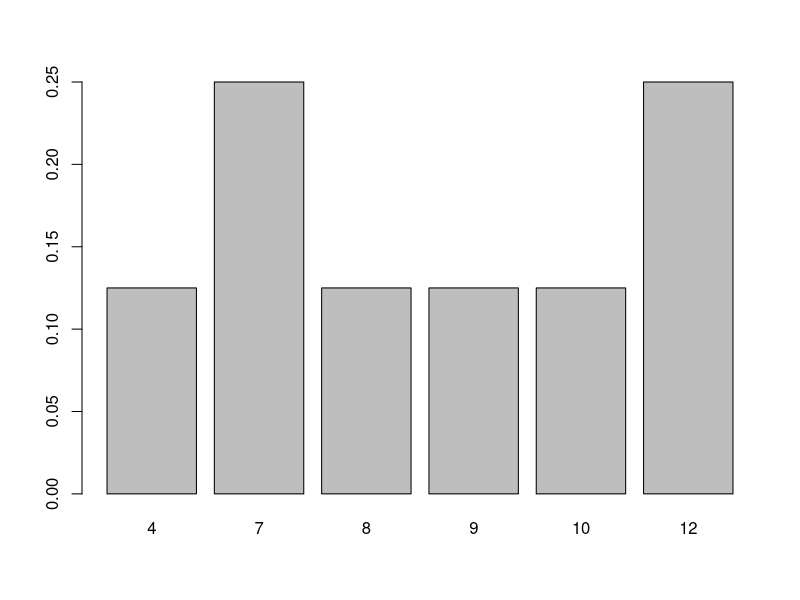
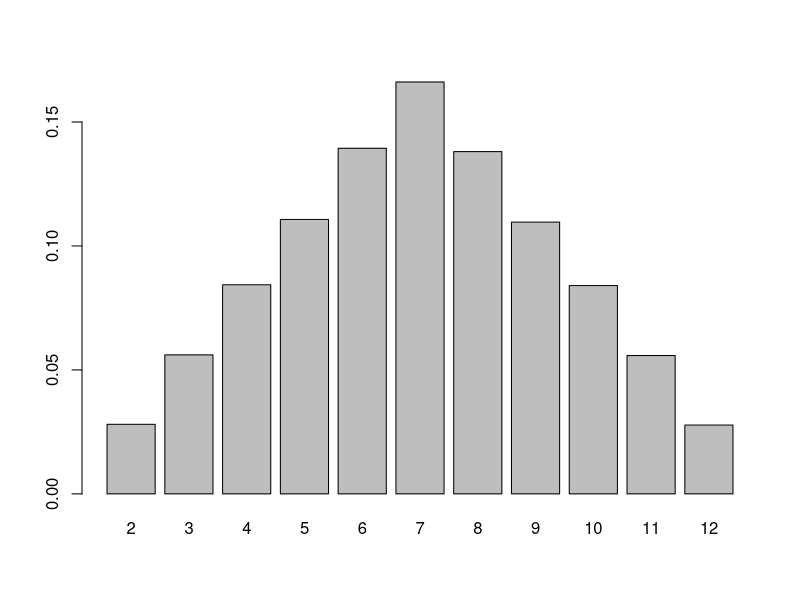
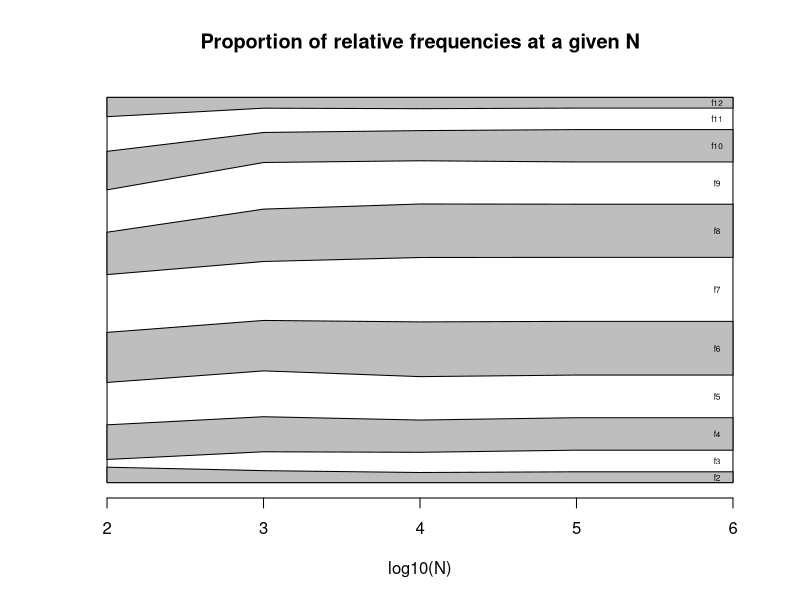

The R script that drew these images, in order:
## ---- chunk 1
set.seed(1234)
d1 <- sample(1:6,8, replace=TRUE)
d2 <- sample(1:6,8, replace=TRUE)
o <- d1+d2
tb <- table(o)
tb2 <- prop.table(tb) 

df <- data.frame(outcome=names(tb), ni=as.vector(tb), fi=as.vector(tb2)) 
df
## ---- chunk 2
barplot(df$fi, names.arg = df$outcome)
## ---- chunk 3
set.seed(1234)
d1 <- sample(1:6,100000, replace=TRUE)
d2 <- sample(1:6,100000, replace=TRUE)
o <- d1+d2

tb <- table(o)
tb2 <- prop.table(tb) 

df <- data.frame(outcome=names(tb), ni=as.vector(tb), fi=as.vector(tb2)) 
df
## ---- chunk 4
barplot(df$fi, names.arg = df$outcome)
## ---- chunk 5

frdice <- lapply(c(100, 1000, 10000, 100000, 1000000 ), function(n) cumsum(prop.table(table(o[1:n]))))

frdice <- do.call(cbind, frdice)

plot(c(0,1), c(0,1), pch="", ylim=c(0,1), xlim=c(2,6), ylab=" ", xlab="log10(N)", main="Proportion of relative frequencies at a given N", axes=FALSE)

axis(1)

polygon(c(2:6,6:2), c(rep(0,5), rep(1,5)), col="white")

polygon(c(2:6,6:2), c(rep(0,5),frdice[1,5:1]), col="grey")
polygon(c(2:6,6:2), c(frdice[2,1:5],frdice[3,5:1]), col="grey")
polygon(c(2:6,6:2), c(frdice[4,1:5],frdice[5,5:1]), col="grey")
polygon(c(2:6,6:2), c(frdice[6,1:5],frdice[7,5:1]), col="grey")
polygon(c(2:6,6:2), c(frdice[8,1:5],frdice[9,5:1]), col="grey")
polygon(c(2:6,6:2), c(frdice[10,1:5],frdice[11,5:1]), col="grey")


d <- c(0,frdice[-11,5])

for(i in 1:11)
text(5.9,(frdice[i,5]+d[i])/2, paste0("f", i+1), cex=0.5)

## ---- chunk 6
set.seed(123)
A <- sample(c("male", "female"), 10, replace = TRUE)

B <- sample(c("alive", "dead"), 10, replace = TRUE)

outcomes <- data.frame(A,B)

outcomes
